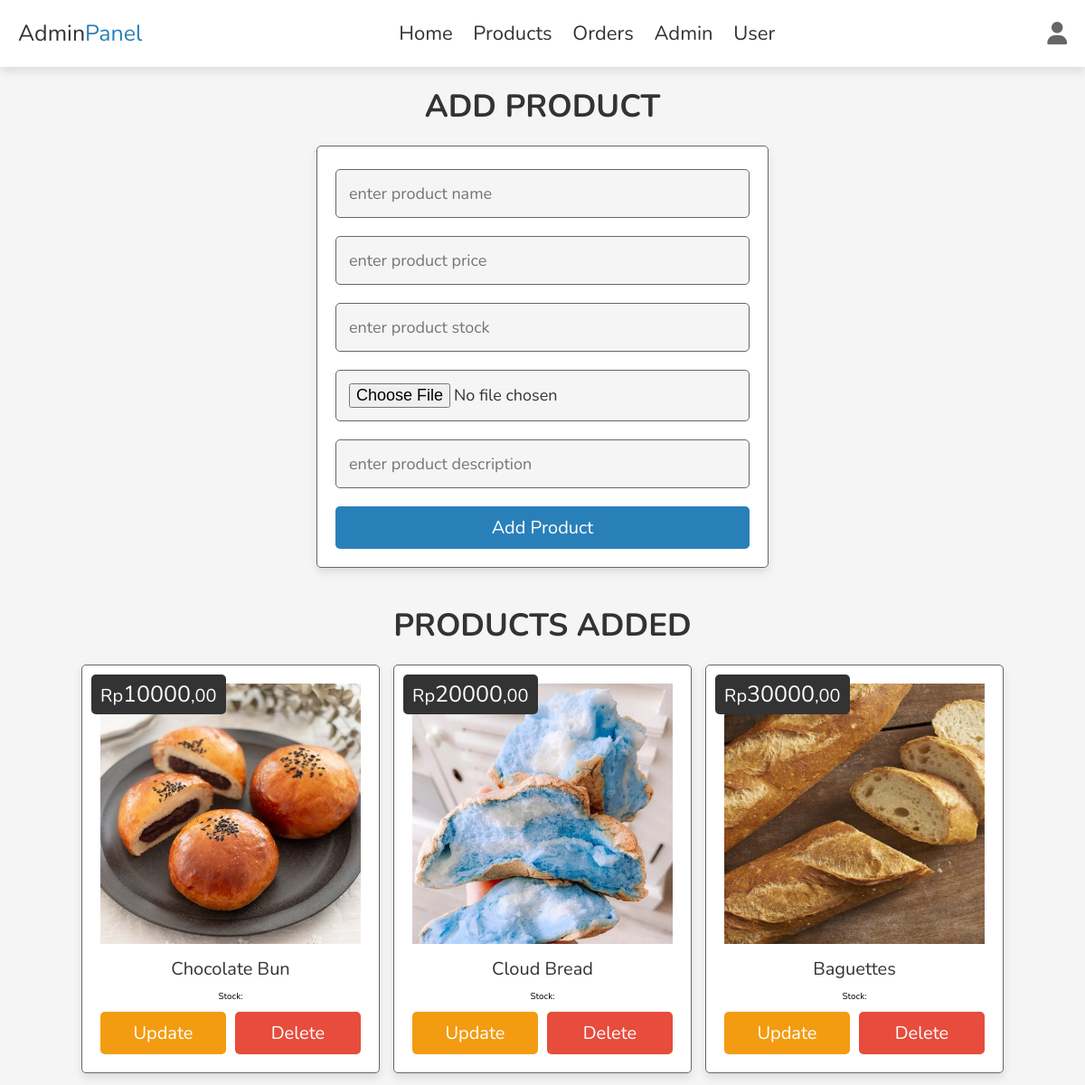
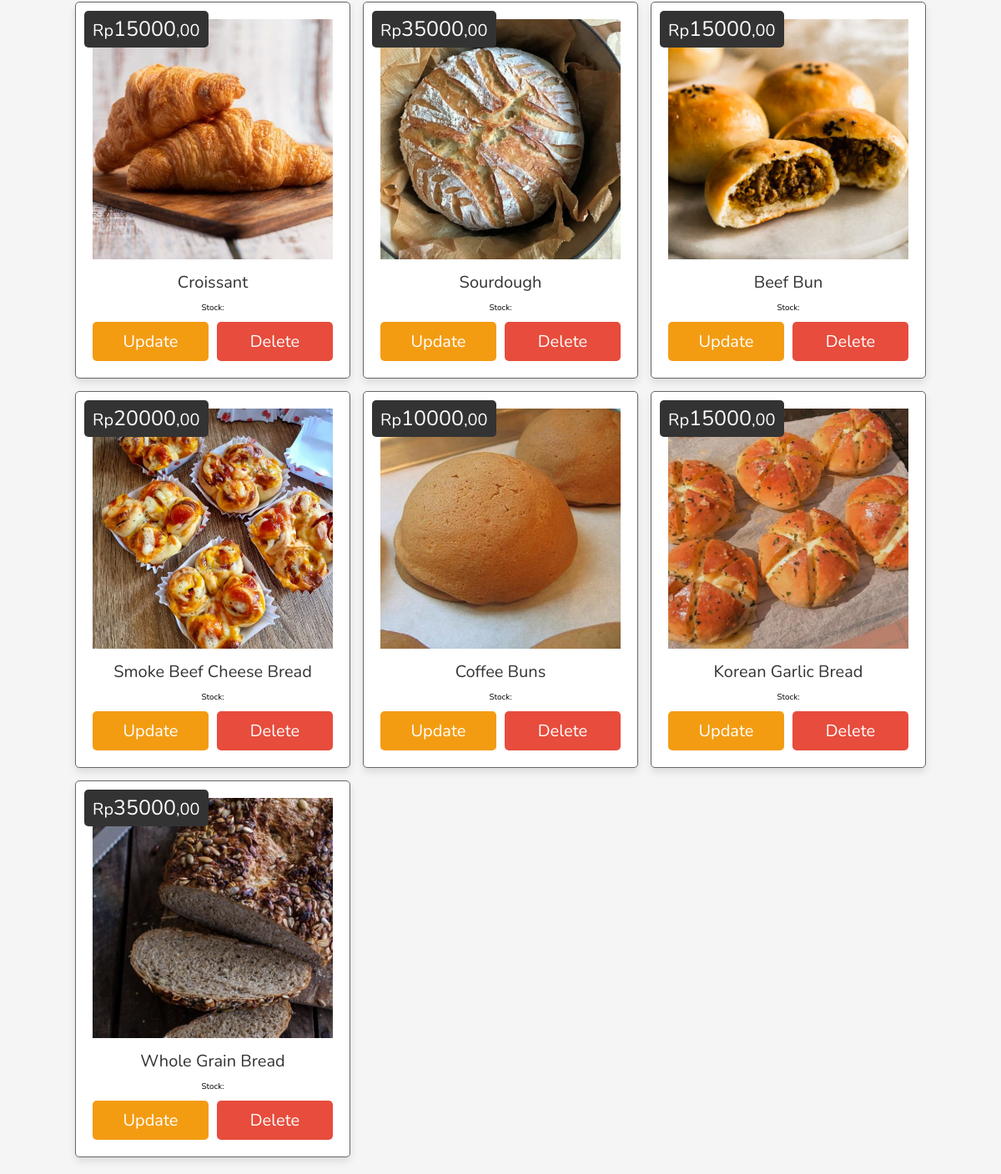
Screenshot of /admin_products.php (signed in) with the database file from the repository (2 pictures, top to bottom).
### tables this page shows
CREATE TABLE `products` (
  `id` int(100) NOT NULL,
  `name` varchar(100) NOT NULL,
  `price` int(10) NOT NULL,
  `image` varchar(100) NOT NULL
);

### admin_products.php (the view, shortened to what this page needs)
<?php
include 'config.php';
?>
<!DOCTYPE html>
<html lang="en">
<head>
   <link rel="stylesheet" href="https://cdnjs.cloudflare.com/ajax/libs/font-awesome/6.1.1/css/all.min.css">
   <link rel="stylesheet" href="css/admin_style.css">
</head>
<body>
<?php include 'admin_header.php' ?>
<section class="add-products">
   <h1 class="heading">add product</h1>
   <form action="" method="post" enctype="multipart/form-data">
      <input type="text" class="box" required maxlength="100" placeholder="enter product name" name="name">
      <input type="number" min="0" class="box" required max="9999999999" placeholder="enter product price" onkeypress="if(this.value.length == 10) return false;" name="price">
      <input type="number" min="0" class="box" required max="9999999999" placeholder="enter product stock" onkeypress="if(this.value.length == 10) return false;" name="stock">
      <input type="file" name="image" accept="image/jpg, image/jpeg, image/png" class="box" required>
      <input type="text" class="box" required maxlength="1000" placeholder="enter product description" name="description">
      <input type="submit" value="add product" class="btn" name="add_product">
   </form>
</section>
<section class="show-products">
   <h1 class="heading">products added</h1>
   <div class="box-container">
   <?php
      $select_products = $conn->prepare("SELECT * FROM `products`");
      $select_products->execute();
      if($select_products->rowCount() > 0){
         while($fetch_products = $select_products->fetch(PDO::FETCH_ASSOC)){
   ?>
   <div class="box">
   <div class="price">Rp<span><?= $fetch_products['price']; ?></span>,00</div>
   <img src="uploaded_img/<?= $fetch_products['image']; ?>" alt="">
   <div class="name"><?= $fetch_products['name']; ?></div>
   <div class="stock">Stock: <?= $fetch_products['stock']; ?></div>
   <div class="flex-btn">
      <a href="admin_product_update.php?update=<?= $fetch_products['id']; ?>" class="option-btn">update</a>
      <a href="admin_products.php?delete=<?= $fetch_products['id']; ?>" class="delete-btn" onclick="return confirm('delete this product?');">delete</a>
   </div>
</div>
   <?php
         }
      }else{
         echo '<p class="empty">no products added yet!</p>';
      }
   ?>
   </div>
</section>
</body>
</html>

### admin_header.php (shortened to what this page needs)
<header class="header">
   <section class="flex">
      <a href="admin_page.php" class="logo">Admin<span>Panel</span></a>
      <nav class="navbar">
         <a href="admin_page.php">Home</a>
         <a href="admin_products.php">Products</a>
         <a href="admin_orders.php">Orders</a>
         <a href="admin_accounts.php">Admin</a>
         <a href="users_accounts.php">User</a>
      </nav>
      <div class="icons">
         <div id="user-btn" class="fas fa-user"></div>
      </div>
   </section>
</header>

### css/admin_style.css (style rules this page uses)
:root { --main-color:#2980b9; --red:#e74c3c; --orange:#f39c12; --black:#333; --white:#fff; --light-bg:#f5f5f5; --light-color:#666; --border:.1rem solid var(--light-color); --box-shadow:0 .5rem 1rem rgba(0,0,0,.1); --brown: #ffa44f; }
* { font-family: 'Nunito', sans-serif; margin:0; padding:0; box-sizing: border-box; outline: none; border:none; text-decoration: none; transition: .2s linear; }
html { font-size: 62.5%; overflow-x: hidden; scroll-behavior: smooth; scroll-padding-top: 7rem; }
body { background: var(--light-bg); }
section { padding:2rem; margin:0 auto; max-width: 1200px; }
.heading { text-align: center; margin-bottom: 2rem; font-size: 3.5rem; color:var(--black); text-transform: uppercase; }
.delete-btn, .option-btn, .btn { display: block; width: 100%; margin-top: 1rem; border-radius: .5rem; padding:1rem 3rem; font-size: 2rem; color:var(--white); cursor: pointer; text-transform: capitalize; text-align: center; }
.btn { background-color: var(--main-color); }
.delete-btn { background-color: var(--red); }
.option-btn { background-color: var(--orange); }
.flex-btn { display: flex; gap:1rem; }
.header { position:sticky; top:0; left:0; right:0; background-color: var(--white); box-shadow: var(--box-shadow); z-index: 1000; }
.header .flex { display: flex; align-items: center; justify-content: space-between; position: relative; }
.header .flex .logo { font-size: 2.5rem; color:var(--black); }
.header .flex .logo span { color: var(--main-color); }
.header .flex .navbar a { margin:0 1rem; font-size: 2.2rem; color:var(--black); }
.header .flex .icons div { font-size: 2.5rem; color:var(--light-color); cursor: pointer; margin-left: 1.7rem; }
.add-products form { max-width: 50rem; margin:0 auto; background-color: var(--white); border-radius: .5rem; box-shadow: var(--box-shadow); padding:2rem; border:var(--border); padding-top: 1.5rem; }
.add-products form .box { width: 100%; padding:1.4rem; font-size: 1.8rem; color:var(--black); border-radius: .5rem; border:var(--border); background-color: var(--light-bg); margin:1rem 0; }
.show-products .box-container { display: grid; grid-template-columns: repeat(auto-fit, 33rem); gap:1.5rem; align-items: flex-start; justify-content: center; }
.show-products .box-container .box { padding:2rem; text-align: center; border-radius: .5rem; border:var(--border); background-color: var(--white); box-shadow: var(--box-shadow); position: relative; }
.show-products .box-container .box img { width: 100%; }
.show-products .box-container .box .price { position: absolute; top:1rem; left:1rem; border-radius: .5rem; background-color: var(--black); color:var(--white); padding:.5rem 1rem; font-size: 2rem; }
.show-products .box-container .box .price span { font-size: 2.5rem; }
.show-products .box-container .box .name { margin:1rem 0; font-size: 2rem; color:var(--black); }

### rows the page displays
products: price "10000", image (picture), name "Chocolate Bun"
products: price "20000", image (picture), name "Cloud Bread"
products: price "30000", image (picture), name "Baguettes"
products: price "15000", image (picture), name "Croissant"
products: price "35000", image (picture), name "Sourdough"
products: price "15000", image (picture), name "Beef Bun"
products: price "20000", image (picture), name "Smoke Beef Cheese Bread"
products: price "10000", image (picture), name "Coffee Buns"
products: price "15000", image (picture), name "Korean Garlic Bread"
products: price "35000", image (picture), name "Whole Grain Bread"
